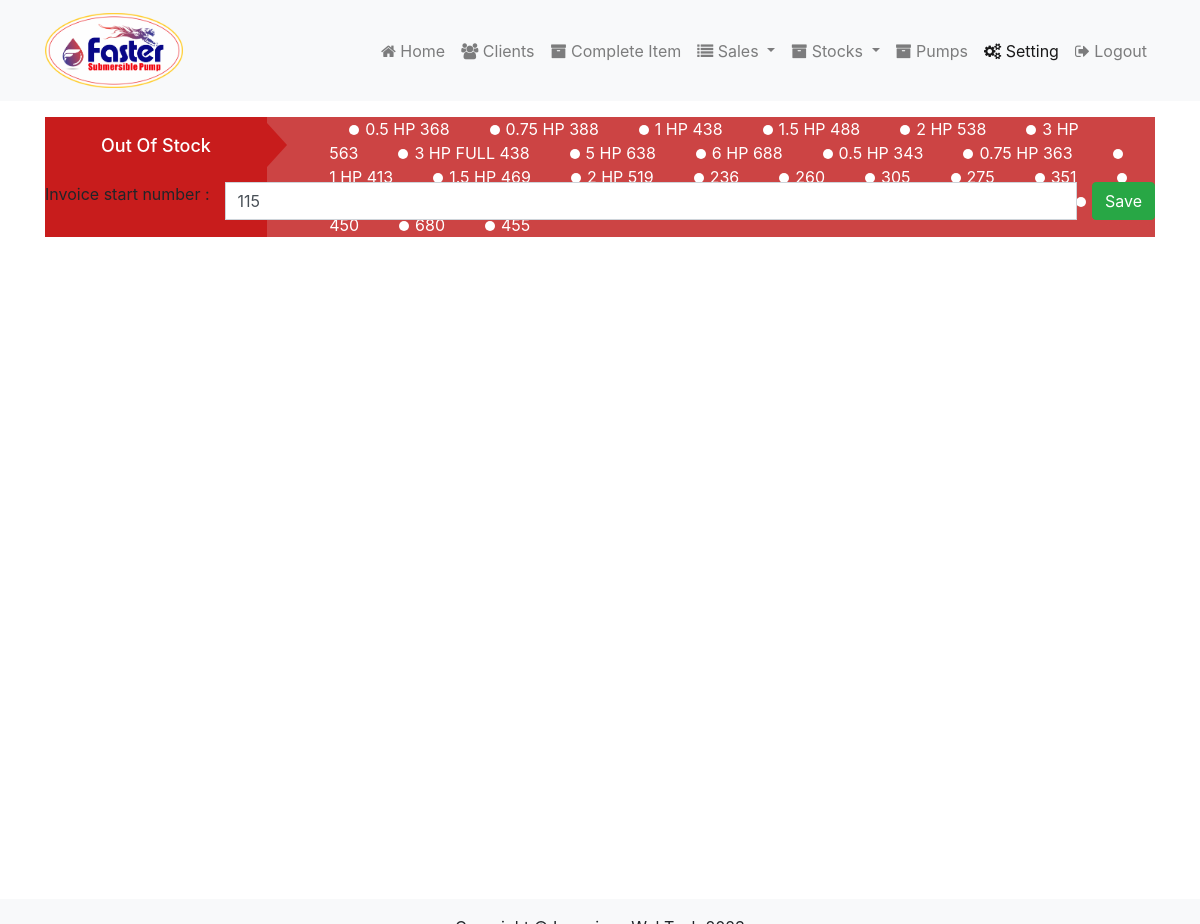
Page /settings.php (signed in) on the committed database.
### tables this page shows
CREATE TABLE `total_stock` (
  `id` int(11) NOT NULL,
  `cat_id` int(11) NOT NULL,
  `parts_name` varchar(100) NOT NULL,
  `is_peta_item` enum('0','1') NOT NULL DEFAULT '0',
  `peta_items` text NOT NULL,
  `stock` int(11) NOT NULL,
  `alert_limit` int(11) NOT NULL
);

CREATE TABLE `options` (
  `id` int(11) NOT NULL,
  `parameter` char(64) DEFAULT NULL,
  `value` text DEFAULT NULL
);

### settings.php (the view, shortened to what this page needs)
<?php
include_once 'connection.php';
include_once 'header.php';
$stmt = $db1->prepare("SELECT * FROM options WHERE parameter=:parameter");
$stmt->setFetchMode(PDO::FETCH_ASSOC);
$stmt->execute(array(":parameter" => "start_inv_no"));
$row = $stmt->fetch();
$invoice_number = empty($row["value"]) ? 0 : $row["value"];
?>
<div class="container">
    <div class="row">
        <div class="col-sm-12">
            <form id="invoice_form" action="" method="post">
                <div class="input-group" style="padding-top: 15px;">
                    <label style="margin-right: 15px;">Invoice start number : </label>
                    <input name="invoice_id" value="<?php echo $invoice_number; ?>" type="text" class="form-control" required="required">
                    <div class="input-group-btn">
                        <button class="btn btn-success" name="inv_submit" type="submit" style="margin-left: 15px;">Save</button>
                    </div>
                </div>
            </form>
        </div>
    </div>
</div>
<?php include_once 'footer.php'; ?>

### header.php (shortened to what this page needs)
<!DOCTYPE html>
<html lang="en">
<head>
    <link href="css/font-awesome.min.css" rel="stylesheet">
    <link href="css/bootstrap/bootstrap.min.css" rel="stylesheet">
    <link href="css/theme.css" rel="stylesheet">
</head>
<body>
    <nav id="header" class="navbar navbar-expand-lg navbar-light bg-light">
        <div class="container">
            <a class="navbar-brand" href="#">
                <img src="images/logo-3.png" height="75px">
            </a>
            <div class="collapse navbar-collapse" id="navbarResponsive">
                <ul class="navbar-nav ml-auto">
                    <li class="nav-item <?php echo (stripos($_SERVER["SCRIPT_NAME"], "/index.php") > 0) ? "active" : ""; ?>">
                        <a class="nav-link" href="index.php"><i class="fa fa-home"></i> Home
                        </a>
                    </li>
                    <li class="nav-item <?php echo (stripos($_SERVER["SCRIPT_NAME"], "/clients.php") > 0) ? "active" : ""; ?>">
                        <a class="nav-link" href="clients.php"><i class="fa fa-users"></i> Clients</a>
                    </li>
                    <li class="nav-item <?php echo (stripos($_SERVER["SCRIPT_NAME"], "/complete_item.php") > 0) ? "active" : ""; ?>">
                        <a class="nav-link" href="complete_item.php"><i class="fa fa-archive" aria-hidden="true"></i> Complete Item</a>
                    </li>
                    <li class="nav-item dropdown">
                        <a class="nav-link dropdown-toggle" href="" id="navbarDropdownMenuLink1" data-toggle="dropdown" aria-haspopup="true" aria-expanded="false">
                            <i class="fa fa-list"></i> Sales
                        </a>
                    </li>
                    <li class="nav-item dropdown">
                        <a class="nav-link dropdown-toggle" href="" id="navbarDropdownMenuLink2" data-toggle="dropdown" aria-haspopup="true" aria-expanded="false">
                            <i class="fa fa-archive"></i> Stocks
                        </a>
                    </li>
                    <li class="nav-item <?php echo (stripos($_SERVER["SCRIPT_NAME"], "/pumps.php") > 0) ? "active" : ""; ?>">
                        <a class="nav-link" href="pumps.php"><i class="fa fa-archive" aria-hidden="true"></i> Pumps</a>
                    </li>
                    <li class="nav-item <?php echo (stripos($_SERVER["SCRIPT_NAME"], "/settings.php") > 0) ? "active" : ""; ?>">
                        <a class="nav-link" href="settings.php"><i class="fa fa-gears"></i> Setting</a>
                    </li>
                    <li class="nav-item">
                        <a class="nav-link" href="logout.php"><i class="fa fa-sign-out"></i> Logout</a>
                    </li>
                </ul>
            </div>
        </div>
    </nav>
    <div id="wrap">
        <div class="container mt-3">
            <?php
            $qry = "SELECT * FROM `total_stock` WHERE stock < alert_limit";
            $stmt = $db1->prepare($qry);
            $stmt->setFetchMode(PDO::FETCH_ASSOC);
            $stmt->execute();
            if ($stmt->rowCount()) {
            ?>
                <div class="stock_ticker">
                    <div class="title">
                        <h5>Out Of Stock</h5>
                    </div>
                    <div class="news">
                        <marquee class="news-content">
                            <?php
                            echo "<ul>";
                            while ($row = $stmt->fetch()) {
                                echo "<li>" . $row['parts_name'] . "</li>";
                            }
                            echo "</ul>";
                            ?>
                        </marquee>
                    </div>
                </div>
            <?php } ?>
        </div>

### footer.php (shortened to what this page needs)
</div>
<footer id="footer" class="py-3 bg-light">
    <div class="container">
        <p class="m-0 text-center">Copyright &copy; Ingenious WebTech <?php echo date("Y"); ?></p>
    </div>
</footer>
</body>
</html>

### css/theme.css (style rules this page uses)
html, body { min-height: 100%; height: 100%; }
#wrap { margin-bottom: 15px; }
#footer { position: relative; }
.stock_ticker { display: flex; flex-wrap: wrap; height: 50px; margin: 0 auto; color: #ffffff; }
.stock_ticker .news { width: 80%; background: #cc4444; padding: 0 2% }
.stock_ticker .title { width: 20%; text-align: center; background: #c81c1c; position: relative }
.stock_ticker .title:after { position: absolute; content: ""; right: -40px; border-left: 20px solid #c81c1c; border-top: 22px solid transparent; border-right: 20px solid transparent; border-bottom: 22px solid transparent; top: 6px; }
.stock_ticker .title h5 { font-size: 18px; margin: 8% 0 }
.stock_ticker ul { list-style: disc !important; margin: 0; }
.stock_ticker ul li { margin: 0 20px; display: inline; }
.stock_ticker ul li::before { content: ''; display: inline-block; width: 10px; height: 10px; -moz-border-radius: 5px; -webkit-border-radius: 5px; border-radius: 5px; background-color: #ffffff; margin-right: 6px; }

### rows in the picture
total_stock: parts_name "0.5 HP 368"
total_stock: parts_name "0.75 HP 388"
total_stock: parts_name "1 HP 438"
total_stock: parts_name "1.5 HP 488"
total_stock: parts_name "2 HP 538"
total_stock: parts_name "3 HP 563"
total_stock: parts_name "3 HP FULL 438"
total_stock: parts_name "5 HP 638"
total_stock: parts_name "6 HP 688"
total_stock: parts_name "0.5 HP 343"
total_stock: parts_name "0.75 HP 363"
total_stock: parts_name "1 HP 413"
total_stock: parts_name "1.5 HP 469"
total_stock: parts_name "2 HP 519"
total_stock: parts_name "236"
total_stock: parts_name "260"
total_stock: parts_name "305"
total_stock: parts_name "275"
total_stock: parts_name "351"
total_stock: parts_name "450"
total_stock: parts_name "680"
total_stock: parts_name "455"
options: invoice_id "115"
